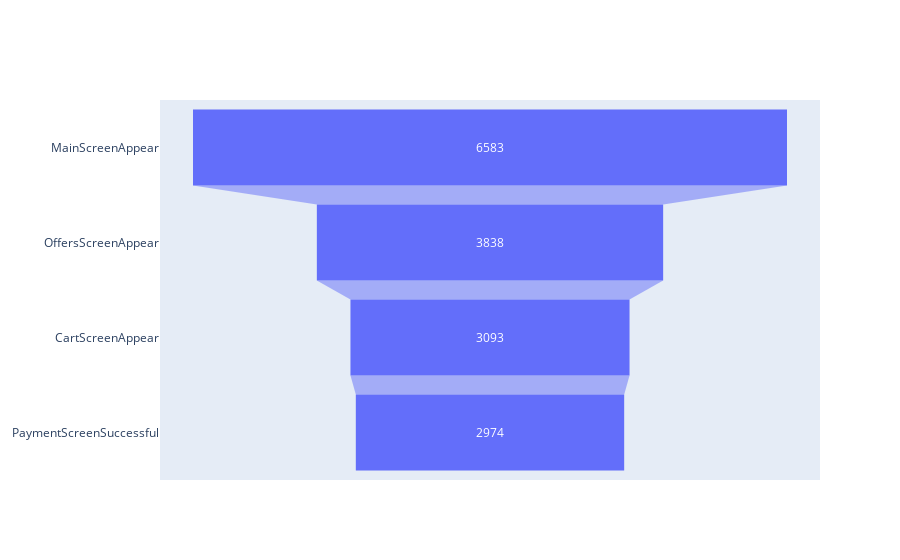

Notebook source saved alongside this figure:
### Markdown cell above
#### 4.4.1.1 principal > oferta > carrinho > compra

### Code cell
funnel_users_2 = new_df[new_df['eventname'] == 'MainScreenAppear']['deviceidhash'].unique()
funnel_df = new_df[
    np.logical_and(
        ~new_df['deviceidhash'].isin(funnel_users), 
        new_df['deviceidhash'].isin(funnel_users_2)
        )
    ].groupby('eventname')['deviceidhash'].nunique()
funnel_df = funnel_df.reindex(['MainScreenAppear', 'OffersScreenAppear', 'CartScreenAppear', 'PaymentScreenSuccessful'])
fig = go.Figure(go.Funnel(
    y = funnel_df.index,
    x = funnel_df
    ))
fig.show()

### Figure 1 — Plotly figure (JSON) as saved in the notebook; plotly's stock layout.template omitted (floating-point values rounded to 4 significant figures)
{"data": [{"type": "funnel", "x": [6583, 3838, 3093, 2974], "y": ["MainScreenAppear", "OffersScreenAppear", "CartScreenAppear", "PaymentScreenSuccessful"]}], "layout": {}}
